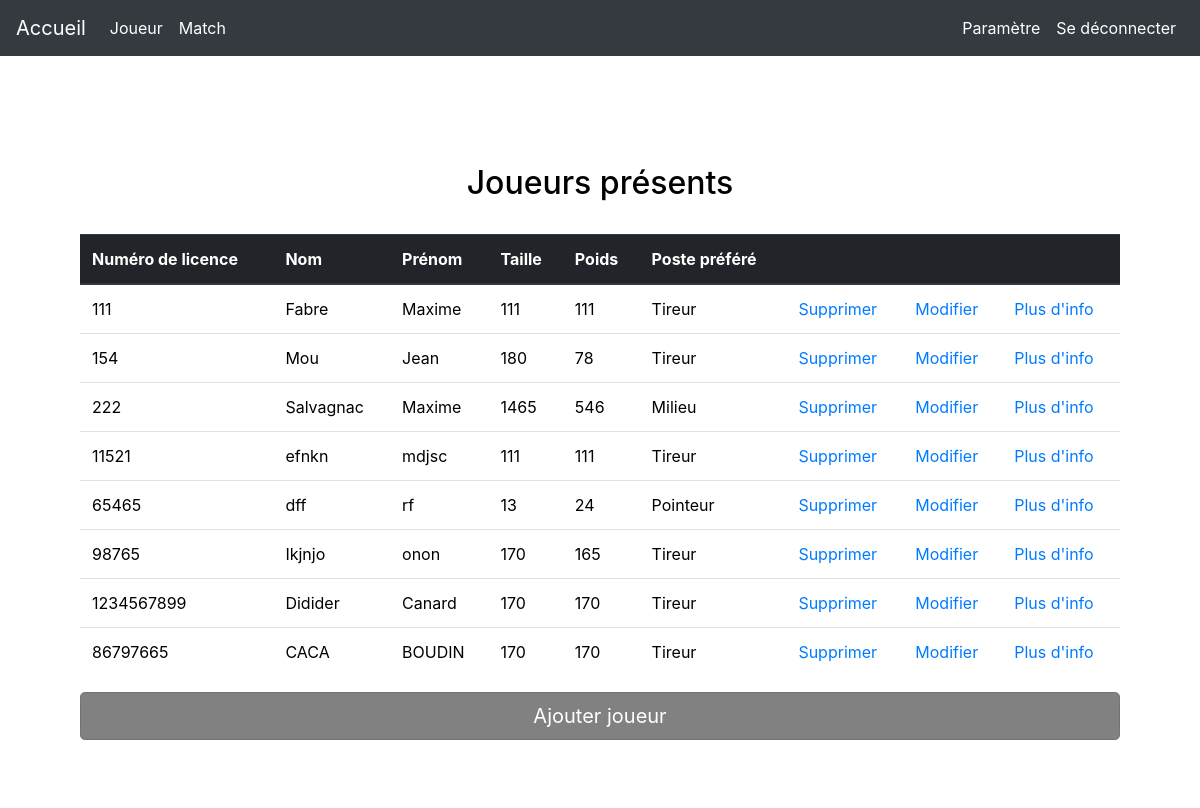
/joueur.php (signed in), run on the app's committed database.
### tables this page shows
CREATE TABLE `joueur` (
  `NumLicence` int(11) NOT NULL,
  `Nom` varchar(50) NOT NULL,
  `Prenom` varchar(50) NOT NULL,
  `DateDeNaissance` char(10) NOT NULL,
  `Taille` smallint(11) DEFAULT NULL,
  `Poids` smallint(3) DEFAULT NULL,
  `PostePref` enum('1','2','3') DEFAULT NULL,
  `Statut` enum('1','2','3','4') NOT NULL DEFAULT '1',
  `extPhoto` varchar(4) DEFAULT NULL
);

### joueur.php (the view, shortened to what this page needs)
<!DOCTYPE HTML>
<html lang="fr">
    <head>
	    <link rel="stylesheet" href="https://stackpath.bootstrapcdn.com/bootstrap/4.1.3/css/bootstrap.min.css">
    </head>
	<body style="color:black; background-image:url(https://amicalecoteauessert.files.wordpress.com/2017/05/petanque.jpg); background-repeat:no-repeat;">
	<?php
		require('header.php');
	?>
	<div style="border-radius: 20px; margin-top: 100px; margin-left: 40px; margin-right: 40px;margin-bottom: 40px; background-color: rgba(255, 255, 255, .8); padding: 40px;">
    <h2 style="text-align:center">Joueurs présents</h2></br>
	<table class="table">
		<thead class="thead-dark">
			<tr>
				<th scope="col">Numéro de licence</th>
				<th scope="col">Nom</th>
				<th scope="col">Prénom</th>
				<th scope="col">Taille</th>
				<th scope="col">Poids</th>
				<th scope="col">Poste préféré</th>
				<th scope="col"> </th>
				<th scope="col"> </th>
                <th scope="col"> </th>
			</tr>
		</thead>
		<?php
			$linkpdo=connecterPDO();?>
<form method=POST action="">
    <?php
			$res = $linkpdo->prepare('SELECT NumLicence, Nom, Prenom, Taille, Poids, PostePref FROM joueur');
			$res->execute(array());
			while(($data = $res->fetch())) {?>
			<tr>
				<td><?php echo"$data[0]"?></td>
				<td><?php echo"$data[1]"?></td>
				<td><?php echo"$data[2]"?></td>
				<td><?php echo"$data[3]"?></td>
				<td><?php echo"$data[4]"?></td>
				<td><?php switch($data[5]){ case 1: echo "Tireur";break; case 2: echo"Milieu";break; case 3: echo"Pointeur";break;}?></td>
                <td><a href=<?php echo "supprimerJoueur.php?NumLicence=$data[0]";?>>Supprimer</a></td>
                <td><a href=<?php echo"modifierJoueur.php?NumLicence=$data[0]";?>>Modifier</a></td>
				<td><a href=<?php echo "plusInfoJoueur.php?NumLicence=$data[0]";?>>Plus d'info</a></td>
			</tr>
        </form>
			<?php }
		?>
		</table>
    <a style="background-color: #818181;" class="btn btn-secondary btn-lg btn-block" href="ajouterJoueur.php" role="button">Ajouter joueur</a>
    </div>
    </body>
</html>

### header.php (shortened to what this page needs)
<nav class="navbar navbar-expand-lg fixed-top navbar-dark bg-dark">
  <div class="collapse navbar-collapse" id="navbarTogglerDemo01">
    <a class="navbar-brand" href="index.php">Accueil</a>
    <ul class="navbar-nav mr-auto mt-2 mt-lg-0">
      <li class="nav-item active">
        <a class="nav-link" href="joueur.php">Joueur<span class="sr-only">(current)</span></a>
      </li>
      <li class="nav-item active">
        <a class="nav-link" href="match.php">Match<span class="sr-only"></span></a>
      </li>
    </ul>
  </div>
	<div class="nav navbar-nav navbar-right">
     <li class="nav-item active">
         <a class="nav-link" href="parametre.php"> Paramètre </a>
     </li>
	<li class="nav-item active">
        <a class="nav-link" href="deconnexion.php"> Se déconnecter </a>
	</li>
	</div>
</nav>

### data on the page
joueur: NumLicence "111", Nom "Fabre", Prenom "Maxime", Taille "111", Poids "111", PostePref "Tireur"
joueur: NumLicence "154", Nom "Mou", Prenom "Jean", Taille "180", Poids "78", PostePref "Tireur"
joueur: NumLicence "222", Nom "Salvagnac", Prenom "Maxime", Taille "1465", Poids "546", PostePref "Milieu"
joueur: NumLicence "11521", Nom "efnkn", Prenom "mdjsc", Taille "111", Poids "111", PostePref "Tireur"
joueur: NumLicence "65465", Nom "dff", Prenom "rf", Taille "13", Poids "24", PostePref "Pointeur"
joueur: NumLicence "98765", Nom "Ikjnjo", Prenom "onon", Taille "170", Poids "165", PostePref "Tireur"
joueur: NumLicence "1234567899", Nom "Didider", Prenom "Canard", Taille "170", Poids "170", PostePref "Tireur"
joueur: NumLicence "86797665", Nom "CACA", Prenom "BOUDIN", Taille "170", Poids "170", PostePref "Tireur"
